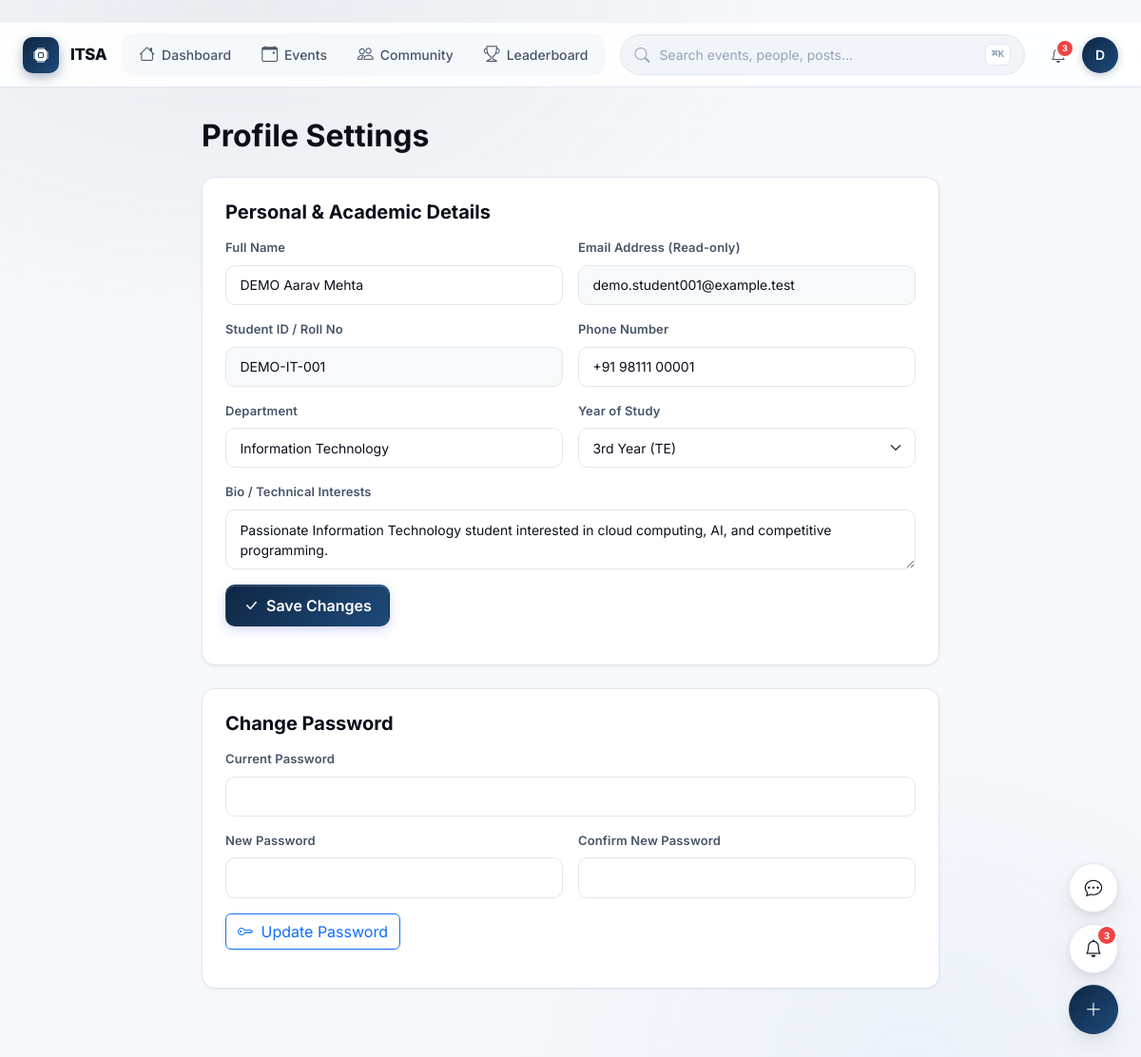
The app's page /student/profile (signed in) with its own data.
### app/models/user.py (models this page shows, shortened)
class User(UserMixin, db.Model):
    __tablename__ = 'users'
    id = db.Column(db.Integer, primary_key=True, autoincrement=True)
    email = db.Column(db.String(255), unique=True, nullable=False, index=True)
    password_hash = db.Column(db.String(255), nullable=False)
    full_name = db.Column(db.String(100), nullable=False)
    role = db.Column(db.Enum('STUDENT', 'COORDINATOR', 'ADMIN', name='user_roles'), default='STUDENT', nullable=False, index=True)
    is_active = db.Column(db.Boolean, default=True, nullable=False, index=True)
    is_suspended = db.Column(db.Boolean, default=False, nullable=False)
    profile_image = db.Column(db.String(255), nullable=True)
    created_at = db.Column(db.DateTime, default=datetime.utcnow, nullable=False)
    updated_at = db.Column(db.DateTime, default=datetime.utcnow, onupdate=datetime.utcnow, nullable=False)
    student_profile = db.relationship('StudentProfile', backref='user', uselist=False, cascade='all, delete-orphan')
    coordinator_profile = db.relationship('CoordinatorProfile', backref='user', uselist=False, cascade='all, delete-orphan')
    registrations = db.relationship('EventRegistration', backref='user', lazy='dynamic', cascade='all, delete-orphan')
    attendance_records = db.relationship('Attendance', foreign_keys='Attendance.user_id', backref='student', lazy='dynamic')
    scanned_attendances = db.relationship('Attendance', foreign_keys='Attendance.scanned_by', backref='coordinator', lazy='dynamic')
    certificates = db.relationship('Certificate', backref='user', lazy='dynamic', cascade='all, delete-orphan')
    feedback_submissions = db.relationship('Feedback', backref='user', lazy='dynamic', cascade='all, delete-orphan')
    posts = db.relationship('Post', backref='author', lazy='dynamic', cascade='all, delete-orphan')
    comments = db.relationship('Comment', backref='author', lazy='dynamic', cascade='all, delete-orphan')
    reactions = db.relationship('PostReaction', backref='user', lazy='dynamic', cascade='all, delete-orphan')
    saved_posts = db.relationship('SavedPost', backref='user', lazy='dynamic', cascade='all, delete-orphan')
    notifications = db.relationship('Notification', foreign_keys='Notification.user_id', backref='recipient', lazy='dynamic', cascade='all, delete-orphan')
    points_transactions = db.relationship('ItsaPoints', foreign_keys='ItsaPoints.user_id', backref='user', lazy='dynamic', cascade='all, delete-orphan')
    created_events = db.relationship('Event', backref='creator', lazy='dynamic')
    @property
    def is_student(self):
        return self.role == 'STUDENT'

class StudentProfile(db.Model):
    __tablename__ = 'student_profiles'
    id = db.Column(db.Integer, primary_key=True, autoincrement=True)
    user_id = db.Column(db.Integer, db.ForeignKey('users.id', ondelete='CASCADE'), unique=True, nullable=False)
    student_id = db.Column(db.String(50), unique=True, nullable=False, index=True) # Roll number
    department = db.Column(db.String(100), nullable=False, index=True)
    year_of_study = db.Column(db.SmallInteger, nullable=False, index=True) # 1, 2, 3, 4
    bio = db.Column(db.Text, nullable=True)
    interests = db.Column(db.Text, nullable=True) # Comma-separated or JSON
    phone = db.Column(db.String(20), nullable=True)
    github_url = db.Column(db.String(255), nullable=True)
    linkedin_url = db.Column(db.String(255), nullable=True)
    total_points = db.Column(db.Integer, default=0, nullable=False, index=True)
    created_at = db.Column(db.DateTime, default=datetime.utcnow, nullable=False)
    updated_at = db.Column(db.DateTime, default=datetime.utcnow, onupdate=datetime.utcnow, nullable=False)

### app/routes/pages.py (the view)
@pages_bp.route('/profile')
@pages_bp.route('/student/profile')
@login_required
def profile_page():
    return render_template('student/profile.html')

### app/templates/student/profile.html (shortened to what this page needs)
﻿{% extends "base.html" %}
{% block content %}
<div class="container py-2" style="max-width: 800px;">
    <h2 class="fw-bold mb-4">Profile Settings</h2>
    <div class="card card-itsa p-4 mb-4 shadow-sm">
        <h5 class="fw-bold mb-3">Personal & Academic Details</h5>
        <form id="profileForm">
            <div class="row g-3 mb-3">
                <div class="col-md-6">
                    <label class="form-label small fw-semibold">Full Name</label>
                    <input type="text" class="form-control" name="full_name" value="{{ current_user.full_name }}" required>
                </div>
                <div class="col-md-6">
                    <label class="form-label small fw-semibold">Email Address (Read-only)</label>
                    <input type="email" class="form-control bg-light" value="{{ current_user.email }}" readonly>
                </div>
            </div>
            {% if current_user.is_student and current_user.student_profile %}
            <div class="row g-3 mb-3">
                <div class="col-md-6">
                    <label class="form-label small fw-semibold">Student ID / Roll No</label>
                    <input type="text" class="form-control bg-light" value="{{ current_user.student_profile.student_id }}" readonly>
                </div>
                <div class="col-md-6">
                    <label class="form-label small fw-semibold">Phone Number</label>
                    <input type="text" class="form-control" name="phone" value="{{ current_user.student_profile.phone or '' }}">
                </div>
            </div>
            <div class="row g-3 mb-3">
                <div class="col-md-6">
                    <label class="form-label small fw-semibold">Department</label>
                    <input type="text" class="form-control" name="department" value="{{ current_user.student_profile.department }}">
                </div>
                <div class="col-md-6">
                    <label class="form-label small fw-semibold">Year of Study</label>
                    <select class="form-select" name="year_of_study">
                        <option value="3" {% if current_user.student_profile.year_of_study == 3 %}selected{% endif %}>3rd Year (TE)</option>
                    </select>
                </div>
            </div>
            <div class="mb-3">
                <label class="form-label small fw-semibold">Bio / Technical Interests</label>
                <textarea class="form-control" name="bio" rows="2">{{ current_user.student_profile.bio or '' }}</textarea>
            </div>
            {% endif %}
            <button type="submit" class="btn btn-primary"><i class="bi bi-check-lg me-1"></i> Save Changes</button>
        </form>
    </div>
    <div class="card card-itsa p-4 shadow-sm">
        <h5 class="fw-bold mb-3">Change Password</h5>
        <form id="pwForm">
            <div class="mb-3">
                <label class="form-label small fw-semibold">Current Password</label>
                <input type="password" class="form-control" name="old_password" required>
            </div>
            <div class="row g-3 mb-3">
                <div class="col-md-6">
                    <label class="form-label small fw-semibold">New Password</label>
                    <input type="password" class="form-control" name="new_password" required>
                </div>
                <div class="col-md-6">
                    <label class="form-label small fw-semibold">Confirm New Password</label>
                    <input type="password" class="form-control" name="confirm_password" required>
                </div>
            </div>
            <button type="submit" class="btn btn-outline-primary"><i class="bi bi-key me-1"></i> Update Password</button>
        </form>
    </div>
</div>
{% endblock %}

### app/templates/partials/command-bar.html (shortened to what this page needs)
<header id="app-command-bar" role="banner">
  <a href="{% if current_user.role == 'ADMIN' %}{{ url_for('pages.admin_dashboard') }}{% elif current_user.role == 'COORDINATOR' %}{{ url_for('pages.coordinator_dashboard') }}{% else %}{{ url_for('pages.student_dashboard') }}{% endif %}" class="cmd-brand">
    <span class="cmd-brand-logo"><i class="bi bi-cpu-fill"></i></span>
    <span class="cmd-brand-text">ITSA</span>
  </a>
  <nav class="cmd-nav" aria-label="Primary">
    {% if current_user.role == 'ADMIN' %}
      <a href="{{ url_for('pages.admin_dashboard') }}"
         class="cmd-nav-link {% if request.endpoint == 'pages.admin_dashboard' %}active{% endif %}">
        <i class="bi bi-speedometer2"></i> Dashboard
      </a>
      <a href="{{ url_for('pages.admin_events') }}"
         class="cmd-nav-link {% if request.endpoint == 'pages.admin_events' %}active{% endif %}">
        <i class="bi bi-calendar-event"></i> Events
      </a>
      <a href="{{ url_for('pages.admin_users') }}"
         class="cmd-nav-link {% if request.endpoint == 'pages.admin_users' %}active{% endif %}">
        <i class="bi bi-people"></i> Users
      </a>
      <a href="{{ url_for('pages.admin_analytics') }}"
         class="cmd-nav-link {% if request.endpoint == 'pages.admin_analytics' %}active{% endif %}">
        <i class="bi bi-bar-chart"></i> Analytics
      </a>
    {% else %}
      <a href="{{ url_for('pages.student_dashboard') }}"
         class="cmd-nav-link {% if request.endpoint == 'pages.student_dashboard' %}active{% endif %}">
        <i class="bi bi-house"></i> Dashboard
      </a>
      <a href="{{ url_for('pages.events_page') }}"
         class="cmd-nav-link {% if request.endpoint == 'pages.events_page' %}active{% endif %}">
        <i class="bi bi-calendar-event"></i> Events
      </a>
      <a href="{{ url_for('pages.social_feed') }}"
         class="cmd-nav-link {% if request.endpoint == 'pages.social_feed' %}active{% endif %}">
        <i class="bi bi-people"></i> Community
      </a>
      <a href="{{ url_for('pages.leaderboard_page') }}"
         class="cmd-nav-link {% if request.endpoint == 'pages.leaderboard_page' %}active{% endif %}">
        <i class="bi bi-trophy"></i> Leaderboard
      </a>
    {% endif %}
  </nav>
  <button class="cmd-search" type="button" aria-label="Open command palette" data-cmd-palette-open>
    <i class="bi bi-search cmd-search-icon"></i>
    <span class="cmd-search-placeholder">Search events, people, posts…</span>
    <kbd class="cmd-search-kbd">⌘K</kbd>
  </button>
  <div class="cmd-actions">
    <a href="{{ url_for('pages.notifications_page') }}"
       class="cmd-icon-btn always-show"
       aria-label="Notifications"
       data-itsa-notifications>
      <i class="bi bi-bell"></i>
      {% if unread_notifications_count and unread_notifications_count > 0 %}
        <span class="notification-badge">{{ unread_notifications_count }}</span>
      {% endif %}
    </a>
    <div class="cmd-user-menu" id="cmd-user-menu">
      <button class="cmd-avatar-btn" aria-label="Account menu" type="button" id="cmd-user-toggle">
        {{ current_user.full_name[0]|upper if current_user.full_name else 'U' }}
      </button>
    </div>
  </div>
</header>

### app/static/css/main.css (style rules this page uses)
:root { --itsa-primary: var(--brand-500); --itsa-primary-dark: var(--brand-600); --itsa-primary-soft: var(--brand-50); --itsa-gold: #fbbf24; --itsa-gold-dark: #f59e0b; --itsa-gold-gradient: linear-gradient(135deg, #fbbf24 0%, #d97706 100%); --itsa-success: var(--success-solid); --itsa-danger: var(--danger-solid); --itsa-dark: var(--text-primary); --itsa-muted: var(--text-muted); --itsa-light-bg: var(--surface-canvas); --itsa-card-bg: var(--surface-card); --itsa-border: var(--border-subtle); --itsa-glass: var(--surface-glass); --itsa-glass-strong: var(--surface-glass-strong); --itsa-overlay: var(--surface-overlay); --itsa-glow: var(--shadow-glow); --itsa-glow-sm: var(--shadow-glow-sm); }
body { font-family: var(--font-sans); background-color: var(--surface-canvas); color: var(--text-primary); min-height: 100vh; display: flex; flex-direction: column; -webkit-font-smoothing: antialiased; -moz-osx-font-smoothing: grayscale; }
.card-itsa { border: 1px solid var(--border-subtle); border-radius: var(--radius-lg); background-color: var(--surface-card); color: var(--text-primary); box-shadow: 0 1px 2px rgba(0, 0, 0, 0.03), 0 1px 3px rgba(0, 0, 0, 0.04); transition: transform var(--dur-base) var(--ease-spring), box-shadow var(--dur-base), border-color var(--dur-base); }
.form-control, .form-select { background-color: var(--surface-card); border: 1.5px solid var(--border-subtle); color: var(--text-primary); border-radius: var(--radius-md); padding: 0.6rem 0.9rem; font-size: 0.875rem; transition: border-color var(--dur-fast), box-shadow var(--dur-fast), background-color var(--dur-fast), transform var(--dur-fast); }
.form-control::placeholder { color: var(--text-muted); opacity: 1; }
.form-label { color: var(--text-secondary); font-weight: 600; font-size: 0.8125rem; letter-spacing: 0.01em; }
.btn-primary { background: var(--brand-gradient); border-color: transparent; color: #ffffff; font-weight: 600; border-radius: var(--radius-md); padding: 9px 18px; position: relative; overflow: hidden; isolation: isolate; box-shadow: 0 1px 2px rgba(0, 0, 0, 0.05), 0 4px 12px rgba(99, 102, 241, 0.25), inset 0 1px 0 rgba(255, 255, 255, 0.2); transition: transform var(--dur-fast) var(--ease-spring), box-shadow var(--dur-fast), background var(--dur-fast); }
.btn-primary::before { content: ''; position: absolute; inset: 0; background: linear-gradient(105deg, transparent 40%, rgba(255, 255, 255, 0.35) 50%, transparent 60%); transform: translateX(-100%); transition: transform 0.6s var(--ease-smooth); pointer-events: none; }

### records on screen
User: full_name "D", full_name "DEMO Aarav Mehta", email "demo.student001@example.test"
StudentProfile: student_profile.student_id "DEMO-IT-001", phone "+91 98111 00001", department "Information Technology", year_of_study "3rd Year (TE)", bio "Passionate Information Technology student interested in cloud computing, AI, and competitive programming."

### other values on screen
{{ unread_notifications_count }} "3"
